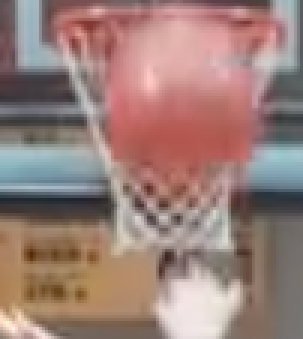
#> input picture Ballogy False Positive Images/ball_test35.png, 101 x 113 px, found by its file name (shown 3 times larger)
$ jupyter execute contour_sb.ipynb
#> lines starting #> are read from the running program, lines starting #| are printed output that depends on the picture; after the words box and inside, x2 and y2 are one past the last pixel; in counts of white or black regions, pixels touching at a corner belong together
[cell 1]
# imports
import cv2
import numpy as np

[cell 2]
def increase_contrast(img):
    # Convert to LAB color space
    lab = cv2.cvtColor(img, cv2.COLOR_BGR2LAB)
    l, a, b = cv2.split(lab)

    # Apply CLAHE to the L-channel
    clahe = cv2.createCLAHE(clipLimit=2.0, tileGridSize=(8, 8))
    l = clahe.apply(l)

    # Merge the channels back
    lab = cv2.merge((l, a, b))
    enhanced_img = cv2.cvtColor(lab, cv2.COLOR_LAB2BGR)

    return enhanced_img

[cell 3]
def sharpen_image(img):
    # Define a sharpening kernel
    kernel = np.array([[0, -1, 0],
                       [-1, 5,-1],
                       [0, -1, 0]])

    # Apply the kernel to the image
    sharpened_img = cv2.filter2D(img, -1, kernel)

    return sharpened_img

[cell 4]
def contours_of_image(img):
    gray = cv2.cvtColor(img, cv2.COLOR_BGR2GRAY)

    # Perform edge detection
    edges = cv2.Canny(gray, 100, 200)
    img= cv2.resize(img, (0, 0), fx = 2, fy = 2)
    img = increase_contrast(img)
    img = sharpen_image(img)

    # Display the edges
    cv2.imshow('Edges', edges)
    cv2.waitKey(0)

    # Apply dilation to the edges
    kernel = np.ones((4, 4), np.uint8)
    edges_dilated = cv2.dilate(edges, kernel, iterations=1)

    # Display the dilated edges
    cv2.imshow('Dilated Edges', edges_dilated)
    cv2.waitKey(0)

    # Apply Hough Circle Transform on the dilated edges
    circles = cv2.HoughCircles(
        edges_dilated,
        cv2.HOUGH_GRADIENT,
        dp=1,
        minDist=30,
        param1=25,
        param2=10,
        minRadius=1,
        maxRadius=30
    )

    # If circles are detected
    if circles is not None:
        circles = np.uint16(np.around(circles))
        for i in circles[0, :]:
            # Draw the outer circle
            cv2.circle(img, (i[0], i[1]), i[2], (0, 255, 0), 2)
            # Draw the center of the circle
            cv2.circle(img, (i[0], i[1]), 2, (0, 0, 255), 3)

    # Display the final image with detected circles
    cv2.imshow('Detected Circles', img)
    cv2.waitKey(0)
    cv2.destroyAllWindows()

[cell 5]
# Load an example image
# img = cv2.imread('C:/Users/alimo/OneDrive/Documents/FRT/Contour Detection (Basketball)/contour-detection/Ballogy False Positive Images/sample.jpg')
img = cv2.imread('C:/Users/alimo/OneDrive/Documents/FRT/Contour Detection (Basketball)/contour-detection/Ballogy False Positive Images/ball_test35.png')
#> img is the input picture: shape (113, 101, 3); mean B, G, R 120.8, 127.1, 155
img= cv2.resize(img, (0, 0), fx = 2, fy = 2)
#> img: shape (226, 202, 3)

# Check if the image was loaded successfully
if img is not None:
    contours_of_image(img)
#> in contours_of_image, `gray = cv2.cvtColor(img, cv2.COLOR_BGR2GRAY)`:
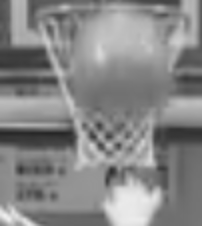
#> gray: shape (226, 202); min 37, max 238, mean 134.6
#> in contours_of_image, `edges = cv2.Canny(gray, 100, 200)`:
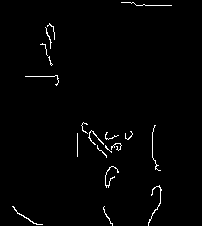
#> edges: shape (226, 202); 1.4% white in thin lines or dots, all inside (x1, y1, x2, y2) = (12, 2, 172, 226)
#> in increase_contrast, `lab = cv2.cvtColor(img, cv2.COLOR_BGR2LAB)`: lab: shape (452, 404, 3); mean of channels 0, 1, 2 141.7, 138.2, 136
#> in increase_contrast, `l, a, b = cv2.split(lab)`:
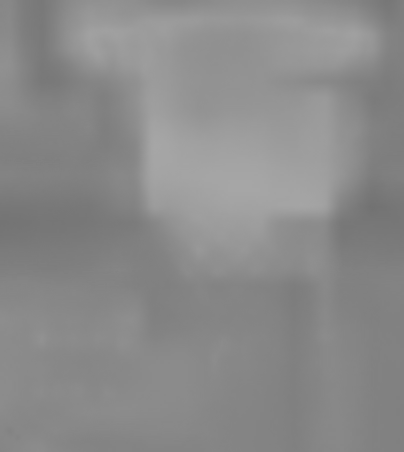
#> a: shape (452, 404); min 114, max 166, mean 138.2
#> in increase_contrast, `l = clahe.apply(l)`:
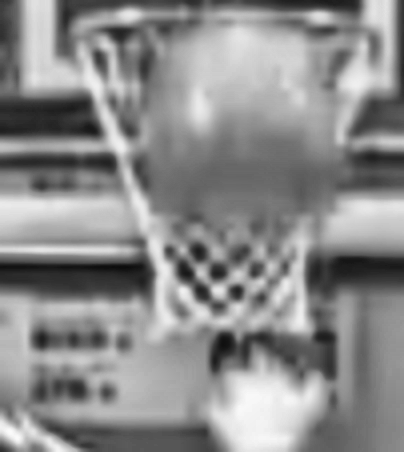
#> l: shape (452, 404); min 11, max 251, mean 139.2
#> in increase_contrast, `lab = cv2.merge((l, a, b))`: lab: shape (452, 404, 3); mean of channels 0, 1, 2 139.2, 138.2, 136
#> in increase_contrast, `enhanced_img = cv2.cvtColor(lab, cv2.COLOR_LAB2BGR)`:
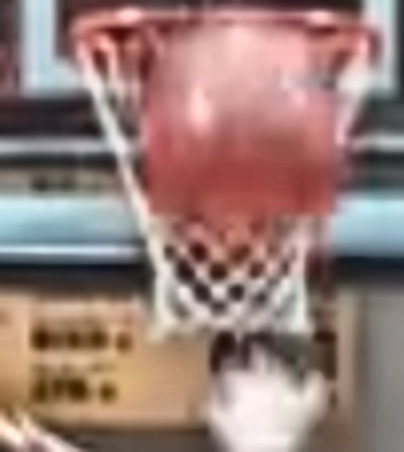
#> enhanced_img: shape (452, 404, 3); mean B, G, R 119.2, 125.5, 152.9
#> in contours_of_image, `edges_dilated = cv2.dilate(edges, kernel, iterations=1)`:
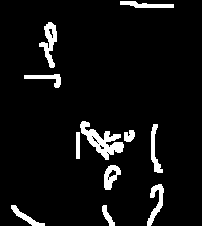
#> edges_dilated: shape (226, 202); 6.2% white; 11 white regions, largest, box (x1, y1, x2, y2) and area: (80, 121, 124, 160) 690, (39, 22, 57, 68) 378, (147, 184, 164, 226) 290
#> in contours_of_image, `circles = cv2.HoughCircles( edges_dilated, cv2.HOUGH_GRADIENT, dp=1, m..`: circles = [[112.5, 126.5, 23.5], [92.5, 156.5, 21], [120.5, 178.5, 17.4], [52.5, 32.5, 3.3]]
#> in contours_of_image, `circles = np.uint16(np.around(circles))`: circles = [[112, 126, 24], [92, 156, 21], [120, 178, 17], [52, 32, 3]]
#> the loop in contours_of_image, `for i in circles[0, :]:` made 4 passes
#> after the loop in contours_of_image, `for i in circles[0, :]:`:
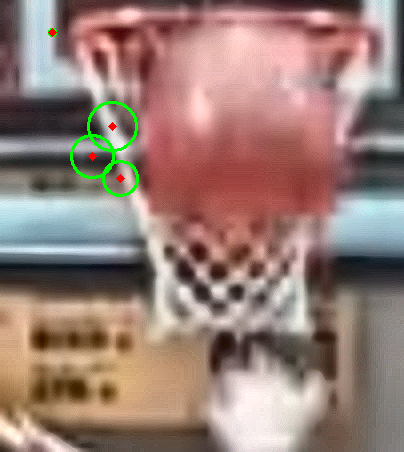
#> img: shape (452, 404, 3); mean B, G, R 118.3, 126.2, 152.1
else:
    print("Error loading image.")

$ run again, with Ballogy False Positive Images/ball_test10.png copied over Ballogy False Positive Images/ball_test35.png
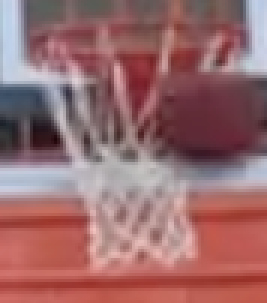
#> input picture Ballogy False Positive Images/ball_test10.png, 89 x 101 px, found by its file name (shown 3 times larger)
#> img is the input picture: shape (101, 89, 3); mean B, G, R 108.7, 106.6, 153
#> in contours_of_image, `edges = cv2.Canny(gray, 100, 200)`:
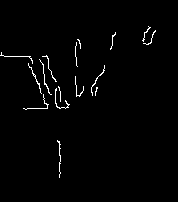
#> edges: shape (202, 178); 1.4% white in thin lines or dots, all inside (x1, y1, x2, y2) = (0, 26, 156, 178)
#> edges_dilated: shape (202, 178); 6.4% white; 7 white regions, largest, box (x1, y1, x2, y2) and area: (0, 51, 72, 112) 1203, (90, 64, 107, 98) 237, (141, 25, 158, 47) 223
#> in contours_of_image, `circles = cv2.HoughCircles( edges_dilated, cv2.HOUGH_GRADIENT, dp=1, m..`: circles = [[27.5, 82.5, 28.2], [63.5, 84.5, 25.8], [98.5, 89.5, 9.4], [46.5, 56.5, 3.3]]
#> in contours_of_image, `circles = np.uint16(np.around(circles))`: circles = [[28, 82, 28], [64, 84, 26], [98, 90, 9], [46, 56, 3]]
#> the loop in contours_of_image, `for i in circles[0, :]:` made 4 passes
#> after the loop in contours_of_image, `for i in circles[0, :]:`:
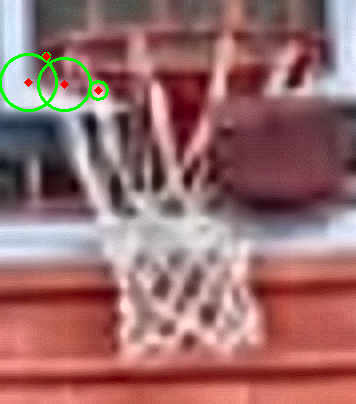
#> img: shape (404, 356, 3); mean B, G, R 109.8, 109.6, 153.9
